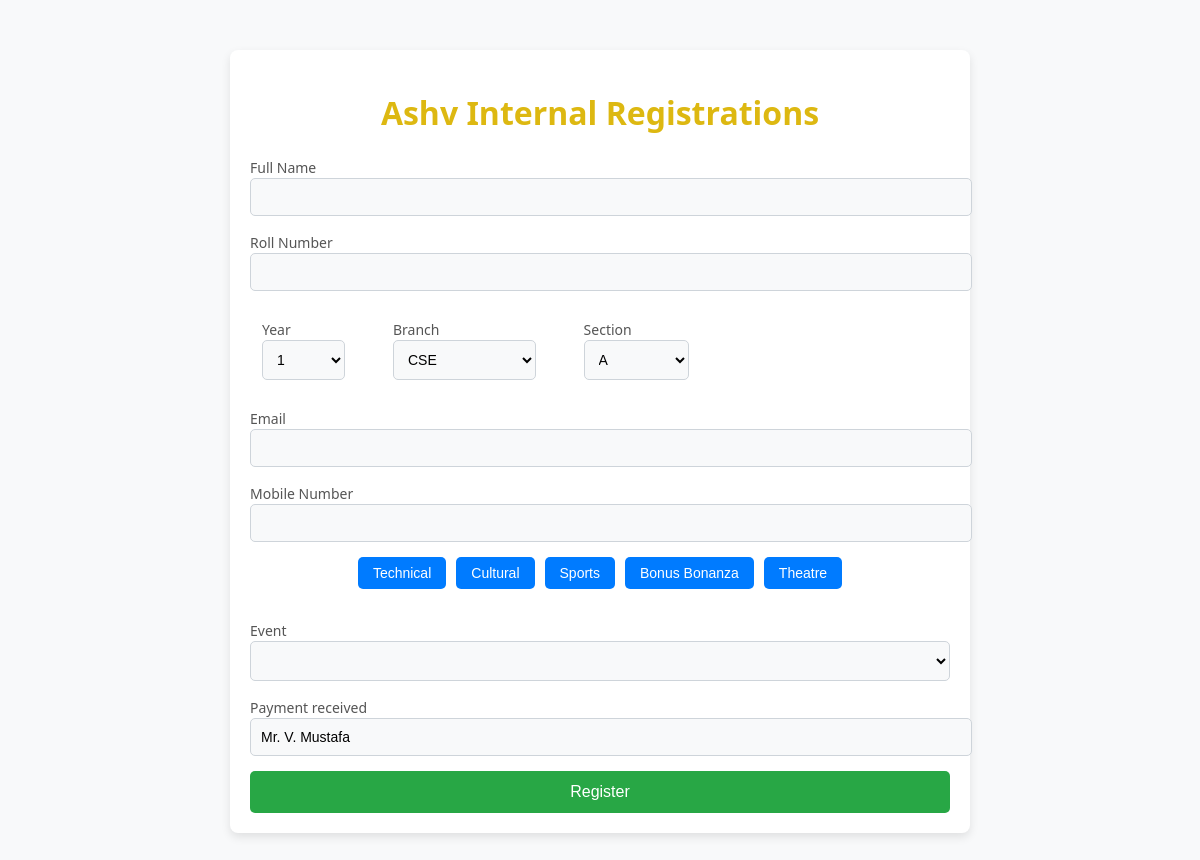
The page / on the database its author committed.
### offline/models.py (models this page shows, shortened)
class Category(models.Model):
    name = models.CharField(max_length=100)

### offline/views.py (the view, shortened to what this page needs)
# urls.py: path('', views.register, name='register'),
def register(request):
    categories = Category.objects.all()
    events = Event.objects.all()
    events_json = {
        category.id: [{"id": event.id, "name": event.name} for event in category.events.all()]
        for category in categories
    }
    context = {
        "categories": categories,
        "events_json": json.dumps(events_json),
        "form": RegistrationForm(),
    }
    return render(request, "register.html", context)

### offline/forms.py
class RegistrationForm(forms.ModelForm):
    class Meta:
        model = Registration
        fields = ['name', 'roll_number', 'year', 'branch', 'section', 'email', 'mobile_number', 'event','payment_recived']

### offline/templates/register.html (shortened to what this page needs)
<!DOCTYPE html>
<html lang="en">
<head>
</head>
<body>
    <div class="container">
        <h1>Ashv Internal Registrations</h1>
        <form method="post">
            <div>
                <label for="id_name">Full Name</label>
                {{ form.name }}
            </div>
            <div>
                <label for="id_roll_number">Roll Number</label>
                {{ form.roll_number }}
            </div><div class="inp">
            <div>
                <label for="id_year">Year</label>
                {{ form.year }}
            </div>
            <div>
                <label for="id_branch">Branch</label>
                {{ form.branch }}
            </div>
            <div>
                <label for="id_section">Section</label>
                {{ form.section }}
            </div></div>
            <div>
                <label for="id_email">Email</label>
                {{ form.email }}
            </div>
            <div>
                <label for="id_mobile_number">Mobile Number</label>
                {{ form.mobile_number }}
            </div>
        <div class="category-buttons">
            {% for category in categories %}
                <button type="button" class="category-button" data-category-id="{{ category.id }}">
                    {{ category.name }}
                </button>
            {% endfor %}
        </div>
            <div>
                <label for="id_event">Event</label>
                <select id="id_event" name="event">
                </select>
            </div>
            <div>
                <label for="id_mobile_number">Payment received</label>
                {{ form.payment_recived }}
            </div>
            <button type="submit">Register</button>
        </form>
    </div>
</body>
</html>

### offline/templates/register.html (style rules this page uses)
body { font-family: 'Segoe UI', Tahoma, Geneva, Verdana, sans-serif; background-color: #f8f9fa; margin: 0; padding: 0; }
.container { max-width: 700px; margin: 50px auto; background: #ffffff; padding: 20px; border-radius: 8px; box-shadow: 0 4px 10px rgba(0, 0, 0, 0.1); }
h1 { text-align: center; color: #ddb811; }
.category-buttons { display: flex; justify-content: center; gap: 10px; margin-bottom: 15px; }
.category-button { background-color: #007bff; color: #ffffff; border: none; padding: 8px 15px; border-radius: 5px; font-size: 14px; cursor: pointer; transition: background-color 0.3s ease, transform 0.2s ease; }
.inp { display: flex; gap: 4vw; margin: 1vw; }
form { display: flex; flex-direction: column; gap: 15px; }
label { font-size: 14px; color: #555555; margin-bottom: 5px; }
input, select { width: 100%; padding: 10px; font-size: 14px; border: 1px solid #ced4da; border-radius: 5px; background-color: #f8f9fa; }
button { background-color: #28a745; color: #ffffff; border: none; padding: 12px 15px; border-radius: 5px; font-size: 16px; cursor: pointer; transition: background-color 0.3s ease, transform 0.2s ease; }

### rows shown on the page
Category: name "Technical"
Category: name "Cultural"
Category: name "Sports"
Category: name "Bonus Bonanza"
Category: name "Theatre"
